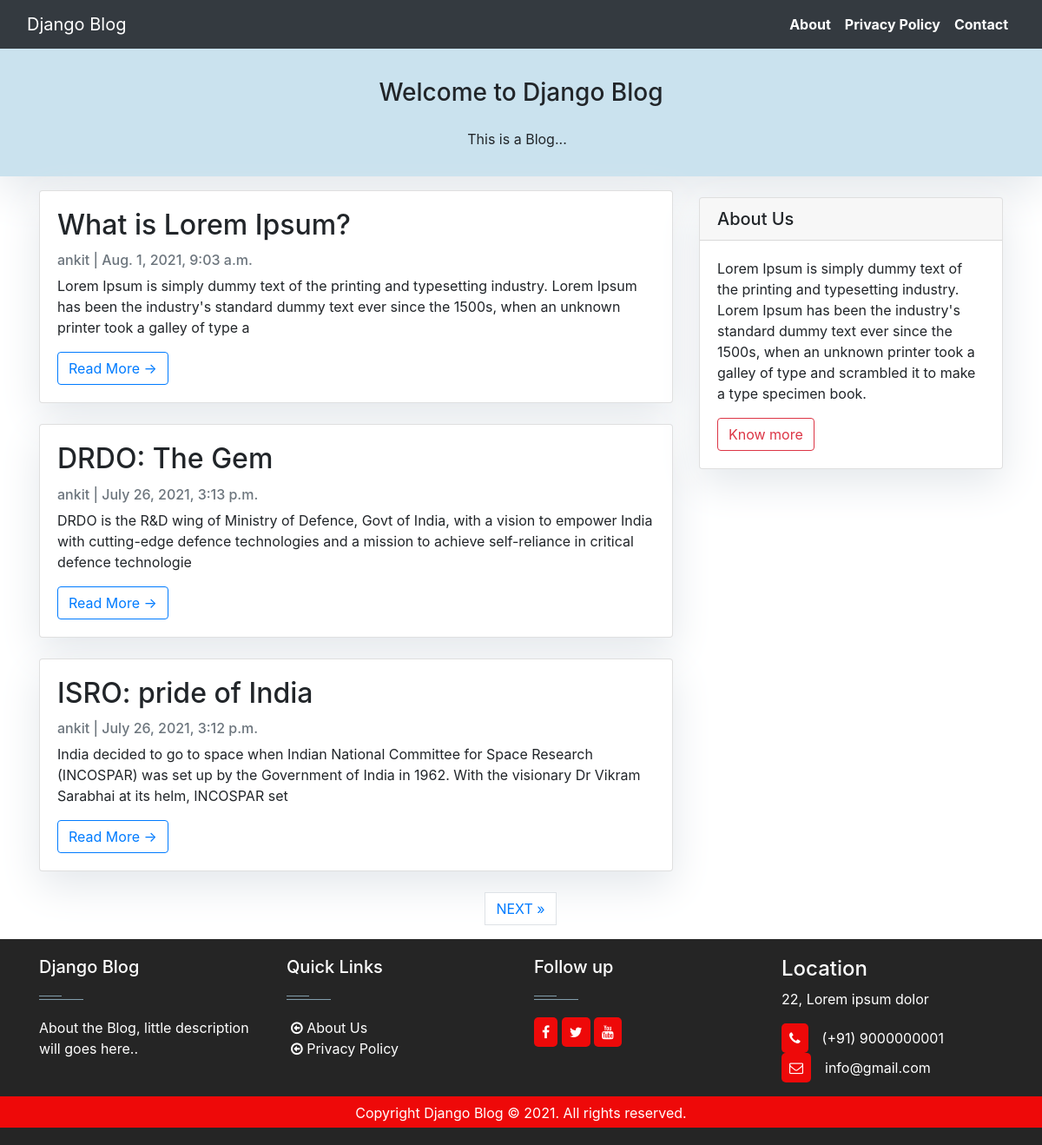
The page / on the database its author committed.
### blog/models.py (models this page shows, shortened)
class Post(models.Model):
    title = models.CharField(max_length=200,unique=True)
    slug=models.SlugField(max_length=200, unique=True)
    author=models.ForeignKey(User, on_delete=models.CASCADE, related_name='blog_posts')
    updated_on=models.DateTimeField(auto_now=True)
    content=models.TextField()
    created_on=models.DateTimeField(auto_now_add=True)
    status=models.IntegerField(choices=STATUS, default=0)
    class Meta:
        ordering = ['-created_on']

### blog/views.py (the view)
# urls.py: path('',views.PostList.as_view(), name = 'home'),
class PostList(generic.ListView):
    queryset = Post.objects.filter(status=1).order_by("-created_on")
    template_name = "index.html"
    paginate_by = 3

### templates/index.html (shortened to what this page needs)
{% extends "base.html" %}
{% load static %}
{% block content %}
<head>
    <link rel="stylesheet" href="{% static 'css/index.css' %}">
</head>
<header class="masthead">
    <div class="container">
        <div class="row">
            <div class="col-md-8 col-md-10 mx-auto text-center">
                <div class="site-heading">
                    <h3 class="site-heading my-4 mt-3 text-black">Welcome to Django Blog</h3>
                    <p class="text-black">This is a Blog... &nbsp</p>
                </div>
            </div>
        </div>
    </div>
</header>
<div class="container">
    <div class="row">
        <div class="col-md-8 mt-3 left">
            {% for post in post_list %}
            <div class="card mb-4">
                <div class="card-body">
                    <h2 class="card-title">{{ post.title }}</h2>
                    <p class="card-text text-muted h6">{{ post.author }} | {{post.created_on}}</p>
                    <p class="card-text">{{post.content|slice:":200" }}</p>
                    <a href="{% url 'post_detail' post.slug %}" class=" btn btn-outline-primary">Read More &rarr;</a>
                </div>
            </div>
            {% endfor %}
        </div>
        {% block sidebar %} {% include 'sidebar.html' %} {% endblock sidebar %}
    </div>
</div>
{% if is_paginated %}
  <ul class="pagination justify-content-center">
    {% if page_obj.has_next %}
    <li><a href="?page={{ page_obj.next_page_number }}" class="page-link"> NEXT &raquo;</a></li>
    {% endif %}
  </ul>
{% endif %}
{% endblock content %}

### templates/base.html (shortened to what this page needs)
{% load static %}
<!DOCTYPE html>
<html>
<head>
    <link rel="stylesheet" href="{% static 'css/base.css' %}">
    <link rel="stylesheet" href = "https://maxcdn.bootstrapcdn.com/bootstrap/4.0.0/css/bootstrap.min.css"
/>
</head>
<body>
    <nav class = "navbar navbar-expand-lg navbar-dark bg-dark"id="mainNav">
        <div class="container-fluid">
            <a class="navbar-brand" href="{% url 'home' %}">Django Blog</a>
            <div class ="collapse navbar-collapse" id="navbarResponsive">
                <ul class="navbar-nav ml-auto">
                    <li class = "nav-item text-black">
                        <a class="nav-link text-white font-weight-bold" href="{% url 'about' %}">About</a>
                    </li>
                    <li class = "nav-item text">
                        <a class="nav-link text-white font-weight-bold" href="{% url 'privacy' %}">Privacy Policy</a>
                    </li>
                    <li class ="nav-item text-black">
                        <a class ="nav-link text-white font-weight-bold" href="#">Contact</a>
                    </li>
                </ul>
            </div>
        </div>
    </nav>
    {% block content %}
    {% endblock content %}
    <link rel='stylesheet' href='https://cdnjs.cloudflare.com/ajax/libs/twitter-bootstrap/4.1.3/css/bootstrap.min.css'>
    <link rel='stylesheet' href='https://cdnjs.cloudflare.com/ajax/libs/ionicons/2.0.1/css/ionicons.min.css'>
          <link href='//netdna.bootstrapcdn.com/font-awesome/4.3.0/css/font-awesome.min.css' rel='stylesheet'/>
    <footer id="footer" class="footer-1">
    <div class="main-footer widgets-dark typo-light">
    <div class="container">
    <div class="row">
      <div class="col-xs-12 col-sm-6 col-md-3">
    <div class="widget subscribe no-box">
    <h5 class="widget-title">Django Blog<span></span></h5>
    <p>About the Blog, little description will goes here.. </p>
    </div>
    </div>
    <div class="col-xs-12 col-sm-6 col-md-3">
    <div class="widget no-box">
    <h5 class="widget-title">Quick Links<span></span></h5>
    <ul class="thumbnail-widget">
    <li>
    <div class="thumb-content"><a href="{% url 'about' %}">&nbsp;About Us</a></div>
    </li>
    <li>
    <div class="thumb-content"><a href="{% url 'privacy' %}">&nbsp;Privacy Policy</a></div>
    </li>
    </ul>
    </div>
    </div>
          <div class="col-xs-12 col-sm-6 col-md-3">
    <div class="widget no-box">
    <h5 class="widget-title">Follow up<span></span></h5>
                <a href="#"> <i class="fa fa-facebook"> </i> </a>
                <a href="#"> <i class="fa fa-twitter"> </i> </a>
                <a href="#"> <i class="fa fa-youtube"> </i> </a>
    </div>
    </div>
    <br>
      <br>
      <div class="col-xs-12 col-sm-6 col-md-3 location">
        <h4 class="mt-lg-0 mt-sm-4">Location</h4>
        <p>22, Lorem ipsum dolor</p>
        <p class="mb-0"><i class="fa fa-phone mr-3"></i>(+91) 9000000001</p>
        <p><i class="fa fa-envelope-o mr-3"></i>info@gmail.com</p>
      </div>    </div>
    </div>
    <div class="footer-copyright">
    <div class="container">
    <div class="row">
    <div class="col-md-12 text-center">
    <p>Copyright Django Blog © 2021. All rights reserved.</p>
    </div>
    </div>
    </div>
    </div>
    </footer>
</body>
</html>

### templates/sidebar.html (shortened to what this page needs)
{% block sidebar %}
<div class="col-md-4 float-right">
<div class="card my-4">
    <h5 class="card-header">About Us</h5>
    <div class="card-body">
        <p class="card-text">Lorem Ipsum is simply dummy text of the printing and typesetting industry. Lorem Ipsum has been the industry's standard dummy text ever since the 1500s,
             when an unknown printer took a galley of type and scrambled it to make a type specimen book. </p>
        <a href="{% url 'about' %}" class="btn btn-outline-danger">Know more</a>
    </div>
</div>
</div>
{% endblock sidebar %}

### static/css/base.css (style rules this page uses)
body { font-family: "Roboto", sans-serif; font-size: 17px; background-color: #fdfdfd; }
.masthead { background: #cae2ee; height: auto; padding-bottom: 15px; box-shadow: 0 16px 48px #E3E7EB; padding-top: 10px; }
.card { box-shadow: 0 16px 48px #E3E7EB; }
footer .main-footer { padding: 20px 0; background: #252525; }
footer ul { padding-left: 0; list-style: none; }
.footer-copyright { background: #ee0909; padding: 5px 0; }
.footer-copyright p { color: #969696; margin: 2px 0 0; }
.widget { padding: 20px; margin-bottom: 40px; }
.widget.no-box { padding: 0; background-color: transparent; margin-bottom: 40px; box-shadow: none; -webkit-box-shadow: none; -moz-box-shadow: none; -ms-box-shadow: none; -o-box-shadow: none; }
.widget.subscribe p { margin-bottom: 18px; }
.widget li a { color: #fff; }
.widget-title { margin-bottom: 20px; }
.widget-title span { background: #839FAD none repeat scroll 0 0;display: block; height: 1px;margin-top: 25px;position: relative;width: 20%; }
.widget-title span::after { background: inherit;content: "";height: inherit; position: absolute;top: -4px;width: 50%; }
.typo-light h1, .typo-light h2, .typo-light h3, .typo-light h4, .typo-light h5, .typo-light h6, .typo-light p, .typo-light div, .typo-light span, .typo-light small { color: #fff; }
.btn { background-color: #ff8d1e; color:#fff; }
.fa { display: inline-block; font: normal normal normal 14px/1 FontAwesome; background-color: #ee0909; color: #fff; padding: 9px; border-radius: 5px; }
.thumb-content ::before { content: "\f190"; font-family: FontAwesome; font-style: normal; font-weight: normal; text-decoration: inherit; margin-left: 5px; color: #ffffff; }

### static/css/index.css (style rules this page uses)
body { font-family: "Roboto", sans-serif; font-size: 18px; background-color: #fdfdfd; }
.card { box-shadow: 0 16px 48px #E3E7EB; }

### templates/sidebar.html (style rules this page uses)
.card { box-shadow: 0 16px 48px #E3E7EB; }

### rows shown on the page
Post: title "What is Lorem Ipsum?", author "ankit", created_on "Aug. 1, 2021, 9:03 a.m.", content "Lorem Ipsum is simply dummy text of the printing and typesetting industry. Lorem Ipsum has been the industry's standard dummy text ever since the 1500s, when an unknown printer took a galley of type a"
Post: title "DRDO: The Gem", author "ankit", created_on "July 26, 2021, 3:13 p.m.", content "DRDO is the R&D wing of Ministry of Defence, Govt of India, with a vision to empower India with cutting-edge defence technologies and a mission to achieve self-reliance in critical defence technologie"
Post: title "ISRO: pride of India", author "ankit", created_on "July 26, 2021, 3:12 p.m.", content "India decided to go to space when Indian National Committee for Space Research (INCOSPAR) was set up by the Government of India in 1962. With the visionary Dr Vikram Sarabhai at its helm, INCOSPAR set"
